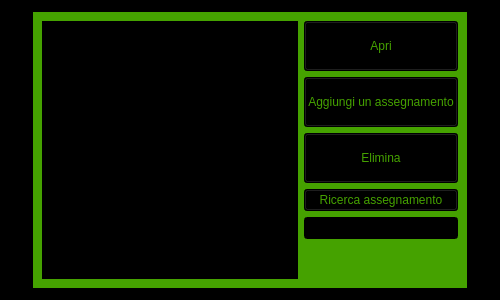
<?xml version="1.0" encoding="UTF-8"?>
<ui version="4.0">
 <class>vista_lista_assegnamenti</class>
 <widget class="QWidget" name="vista_lista_assegnamenti">
  <property name="geometry">
   <rect>
    <x>0</x>
    <y>0</y>
    <width>500</width>
    <height>300</height>
   </rect>
  </property>
  <property name="minimumSize">
   <size>
    <width>500</width>
    <height>300</height>
   </size>
  </property>
  <property name="windowTitle">
   <string>Lista Assegnamenti</string>
  </property>
  <property name="styleSheet">
   <string notr="true">background-color: rgb(0, 0, 0);</string>
  </property>
  <layout class="QGridLayout" name="gridLayout">
   <item row="0" column="0" alignment="Qt::AlignHCenter|Qt::AlignVCenter">
    <widget class="QWidget" name="widget" native="true">
     <property name="styleSheet">
      <string notr="true">background-color: rgb(69, 162, 0);</string>
     </property>
     <layout class="QGridLayout" name="gridLayout_2">
      <item row="0" column="0">
       <layout class="QHBoxLayout" name="horizontalLayout" stretch="3,1">
        <item>
         <widget class="QListView" name="list_view">
          <property name="styleSheet">
           <string notr="true">background-color: rgb(0, 0, 0);
color: rgb(255, 255, 255);</string>
          </property>
          <property name="editTriggers">
           <set>QAbstractItemView::NoEditTriggers</set>
          </property>
         </widget>
        </item>
        <item>
         <layout class="QVBoxLayout" name="verticalLayout">
          <item>
           <widget class="QPushButton" name="open_button">
            <property name="minimumSize">
             <size>
              <width>0</width>
              <height>50</height>
             </size>
            </property>
            <property name="maximumSize">
             <size>
              <width>16777215</width>
              <height>50</height>
             </size>
            </property>
            <property name="styleSheet">
             <string notr="true">color: rgb(69, 162, 0);
background-color: rgb(0, 0, 0);</string>
            </property>
            <property name="text">
             <string>Apri</string>
            </property>
           </widget>
          </item>
          <item>
           <widget class="QPushButton" name="open_button_2">
            <property name="minimumSize">
             <size>
              <width>0</width>
              <height>50</height>
             </size>
            </property>
            <property name="maximumSize">
             <size>
              <width>16777215</width>
              <height>50</height>
             </size>
            </property>
            <property name="styleSheet">
             <string notr="true">color: rgb(69, 162, 0);
background-color: rgb(0, 0, 0);</string>
            </property>
            <property name="text">
             <string>Aggiungi un assegnamento</string>
            </property>
           </widget>
          </item>
          <item>
           <widget class="QPushButton" name="open_button_3">
            <property name="minimumSize">
             <size>
              <width>0</width>
              <height>50</height>
             </size>
            </property>
            <property name="maximumSize">
             <size>
              <width>16777215</width>
              <height>50</height>
             </size>
            </property>
            <property name="styleSheet">
             <string notr="true">color: rgb(69, 162, 0);
background-color: rgb(0, 0, 0);</string>
            </property>
            <property name="text">
             <string>Elimina</string>
            </property>
           </widget>
          </item>
          <item>
           <widget class="QPushButton" name="pushButton">
            <property name="styleSheet">
             <string notr="true">color: rgb(69, 162, 0);
background-color: rgb(0, 0, 0);</string>
            </property>
            <property name="text">
             <string>Ricerca assegnamento</string>
            </property>
           </widget>
          </item>
          <item>
           <widget class="QLineEdit" name="lineEdit">
            <property name="styleSheet">
             <string notr="true">background-color: rgb(0, 0, 0);
color: rgb(255, 255, 255);</string>
            </property>
           </widget>
          </item>
          <item>
           <spacer name="verticalSpacer">
            <property name="orientation">
             <enum>Qt::Vertical</enum>
            </property>
            <property name="sizeHint" stdset="0">
             <size>
              <width>20</width>
              <height>40</height>
             </size>
            </property>
           </spacer>
          </item>
         </layout>
        </item>
       </layout>
      </item>
     </layout>
    </widget>
   </item>
  </layout>
 </widget>
 <resources/>
 <connections/>
</ui>
